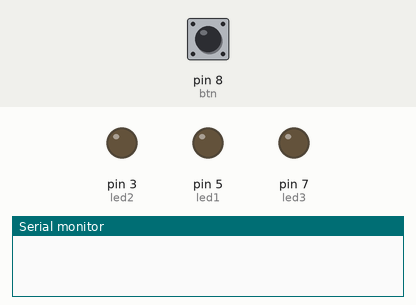
The sketch below on a simulated Arduino Uno, built with avr-gcc and run on an emulated ATmega328P. Shown: output pins drawn as LEDs (lit = HIGH), the last lines printed to the serial monitor. The test bench sets the inputs (shaded band); at power-on: pin 8 (btn) LOW.

Above: at 1.2 s.
1.3 s: pin 8 (btn) pulled HIGH for 0.15 s
At 2.5 s:
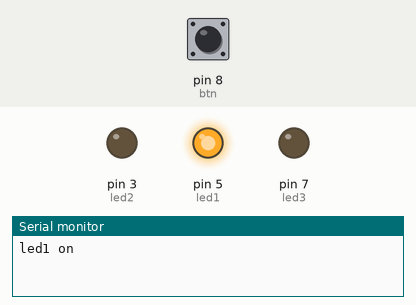
3.3 s: pin 8 (btn) pulled HIGH for 1 s
At 5.8 s:
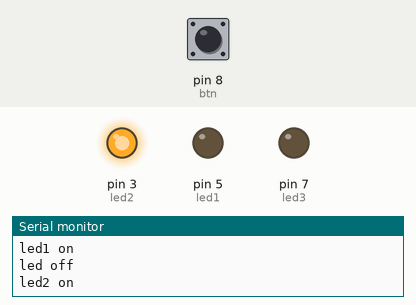
6.1 s: pin 8 (btn) pulled HIGH for 0.15 s
At 7.3 s:
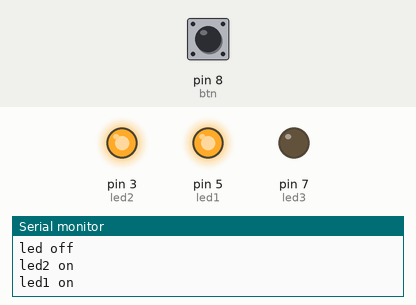
8.0 s: pin 8 (btn) pulled HIGH for 3.2 s
At 8.9 s:
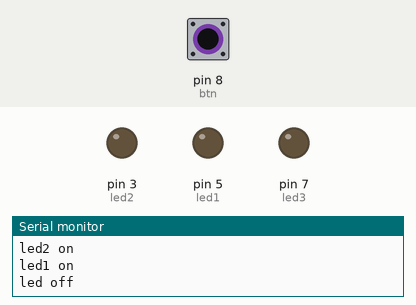
Timing chart, 0 to 13.0 s (numbered marks = the images above; inputs shaded):
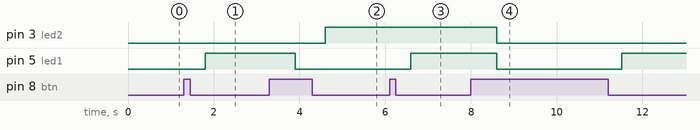

The sketch:

led_btn123.ino
```cpp
int led1=5;
int led2= 3;
int led3 = 7;
int btn=8;

int states=0;
int counts=0;
long cnt=0;

void setup()
{
	Serial.begin(9600);
	pinMode(led1, OUTPUT);
  pinMode(led2, OUTPUT);
  pinMode(led3, OUTPUT);
	pinMode(btn, INPUT);
}

void loop()
{
	if (digitalRead(btn) && counts==0)
	{
		cnt=millis();
		counts++;
	}
	 else if (millis() > cnt+500)
	 {
	 	states=counts;
	 	counts=0;
	 }
	else if (digitalRead(btn) && millis() > cnt+200)
	{
		cnt=millis();
		counts++;
		if (counts >= 4)
		{
			cnt=0;
			states=counts;
			counts=0;
		}
	}

	switch (states)
	{
		case 0:
		break;
		case 1:
		digitalWrite(led1, HIGH);
    Serial.println("led1 on ");
		break;
		case 2:
		digitalWrite(led2, HIGH);
    Serial.println("led2 on ");
		break;
		case 3:
		digitalWrite(led3, HIGH);
    Serial.println("led3 on ");
		break;
    case 4:
    digitalWrite(led1,LOW);
    digitalWrite(led2,LOW);
    digitalWrite(led3,LOW);
    Serial.println("led off ");
    break;
	}
	if (states > 0)
	{
		cnt=0;
		states=0;
		counts=0;
	}
}
```

Measured:
- after the input at 1.3 s, pin 5 (led1): LOW → HIGH after 0.50 s
- after the input at 3.3 s, pin 3 (led2): LOW → HIGH after 1.3 s; pin 5 (led1): HIGH → LOW after 0.60 s
- after the input at 6.1 s, pin 5 (led1): LOW → HIGH after 0.50 s
- after the input at 8.0 s, pin 3 (led2): HIGH → LOW after 0.60 s; pin 5 (led1): HIGH → LOW after 0.60 s, → HIGH 2.9 s later
